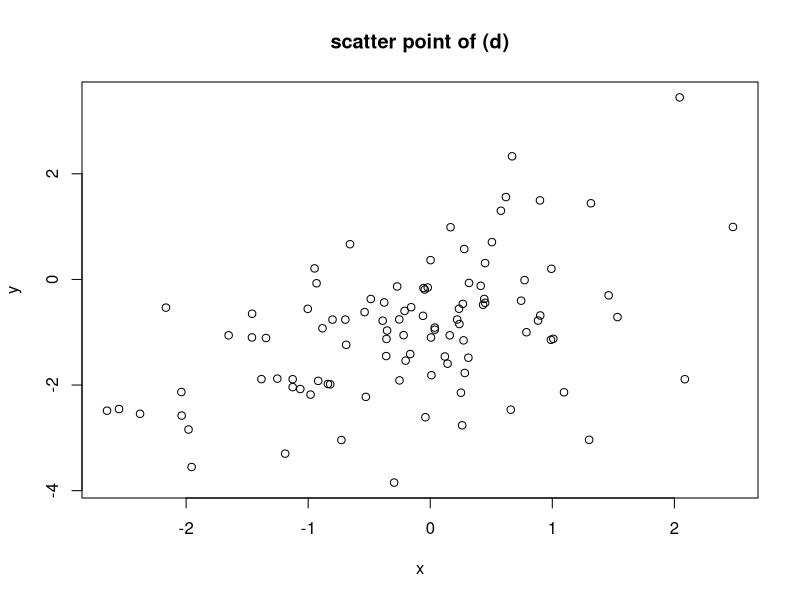

This chart was generated by the following R code:

# x<-rnorm(100)
# eps<-rnorm(100,0,0.5)
# y<- -1+0.5*x+eps
get_data<-function()
{
    xy_data=read.csv("xy_data.csv")
    return(xy_data)
}
xy_data=get_data()
linear_regression<- function()
{
y_x <- lm(y~x,xy_data)
print(y_x)
}
linear_regression()

scatter_plot<-function(plot_file)
{
    png(file=plot_file)
    plot(xy_data$x,xy_data$y,xlab='x',ylab='y',main='scatter point of (d)')
    dev.off()
}
scatter_plot('scatter_plot_d.png')
